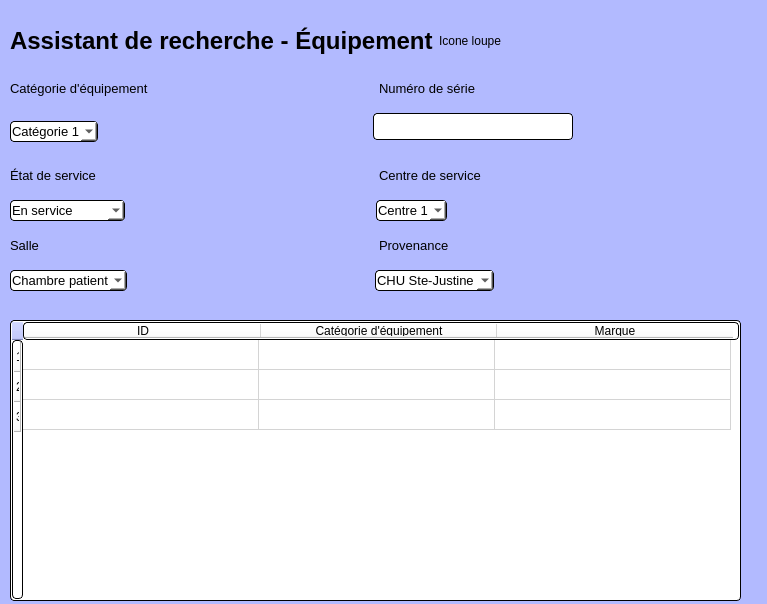
<?xml version="1.0" encoding="UTF-8"?>
<ui version="4.0">
 <class>fenetre_recherche</class>
 <widget class="QDialog" name="fenetre_recherche">
  <property name="geometry">
   <rect>
    <x>0</x>
    <y>0</y>
    <width>767</width>
    <height>604</height>
   </rect>
  </property>
  <property name="windowTitle">
   <string>Dialog</string>
  </property>
  <property name="styleSheet">
   <string notr="true">background: rgb(178, 186, 255);
</string>
  </property>
  <widget class="QWidget" name="horizontalLayoutWidget">
   <property name="geometry">
    <rect>
     <x>10</x>
     <y>10</y>
     <width>581</width>
     <height>61</height>
    </rect>
   </property>
   <layout class="QHBoxLayout" name="horizontalLayout">
    <item>
     <widget class="QLabel" name="title">
      <property name="font">
       <font>
        <family>MS Shell Dlg 2</family>
        <pointsize>18</pointsize>
        <weight>75</weight>
        <bold>true</bold>
       </font>
      </property>
      <property name="styleSheet">
       <string notr="true"/>
      </property>
      <property name="text">
       <string>Assistant de recherche - Équipement</string>
      </property>
     </widget>
    </item>
    <item>
     <widget class="QLabel" name="label">
      <property name="text">
       <string>Icone loupe</string>
      </property>
     </widget>
    </item>
   </layout>
  </widget>
  <widget class="QWidget" name="verticalLayoutWidget">
   <property name="geometry">
    <rect>
     <x>10</x>
     <y>70</y>
     <width>731</width>
     <height>221</height>
    </rect>
   </property>
   <layout class="QVBoxLayout" name="verticalLayout">
    <item>
     <layout class="QHBoxLayout" name="horizontalLayout_7">
      <item alignment="Qt::AlignLeft">
       <widget class="QLabel" name="categorie">
        <property name="font">
         <font>
          <family>MS Shell Dlg 2</family>
          <pointsize>10</pointsize>
          <weight>50</weight>
          <bold>false</bold>
         </font>
        </property>
        <property name="text">
         <string>Catégorie d'équipement</string>
        </property>
       </widget>
      </item>
      <item>
       <widget class="QLabel" name="NoSerie">
        <property name="font">
         <font>
          <family>MS Shell Dlg 2</family>
          <pointsize>10</pointsize>
          <weight>50</weight>
          <bold>false</bold>
         </font>
        </property>
        <property name="text">
         <string>Numéro de série</string>
        </property>
       </widget>
      </item>
     </layout>
    </item>
    <item>
     <layout class="QHBoxLayout" name="horizontalLayout_6">
      <property name="spacing">
       <number>0</number>
      </property>
      <property name="sizeConstraint">
       <enum>QLayout::SetMaximumSize</enum>
      </property>
      <item>
       <widget class="QComboBox" name="boite_categorie">
        <property name="maximumSize">
         <size>
          <width>300</width>
          <height>16777215</height>
         </size>
        </property>
        <property name="font">
         <font>
          <family>Arial</family>
          <pointsize>10</pointsize>
         </font>
        </property>
        <property name="styleSheet">
         <string notr="true">padding: 1px;
border-style: solid;
border: 1px solid black;
border-radius: 4px;
background:rgb(255, 255, 255)</string>
        </property>
        <item>
         <property name="text">
          <string>Catégorie 1</string>
         </property>
        </item>
        <item>
         <property name="text">
          <string>Catégorie 2</string>
         </property>
        </item>
        <item>
         <property name="text">
          <string>Catégorie 3</string>
         </property>
        </item>
       </widget>
      </item>
      <item>
       <spacer name="horizontalSpacer">
        <property name="orientation">
         <enum>Qt::Horizontal</enum>
        </property>
        <property name="sizeType">
         <enum>QSizePolicy::Expanding</enum>
        </property>
        <property name="sizeHint" stdset="0">
         <size>
          <width>275</width>
          <height>20</height>
         </size>
        </property>
       </spacer>
      </item>
      <item alignment="Qt::AlignTop">
       <widget class="QTextEdit" name="text_NoSerie">
        <property name="maximumSize">
         <size>
          <width>200</width>
          <height>27</height>
         </size>
        </property>
        <property name="styleSheet">
         <string notr="true">padding: 1px;
border-style: solid;
border: 1px solid black;
border-radius: 4px;
background:rgb(255, 255, 255)
</string>
        </property>
       </widget>
      </item>
      <item>
       <spacer name="horizontalSpacer_2">
        <property name="orientation">
         <enum>Qt::Horizontal</enum>
        </property>
        <property name="sizeHint" stdset="0">
         <size>
          <width>40</width>
          <height>20</height>
         </size>
        </property>
       </spacer>
      </item>
     </layout>
    </item>
    <item>
     <layout class="QHBoxLayout" name="horizontalLayout_5">
      <item>
       <widget class="QLabel" name="etat">
        <property name="font">
         <font>
          <family>MS Shell Dlg 2</family>
          <pointsize>10</pointsize>
          <weight>50</weight>
          <bold>false</bold>
         </font>
        </property>
        <property name="text">
         <string>État de service</string>
        </property>
       </widget>
      </item>
      <item>
       <widget class="QLabel" name="centre">
        <property name="font">
         <font>
          <family>MS Shell Dlg 2</family>
          <pointsize>10</pointsize>
          <weight>50</weight>
          <bold>false</bold>
         </font>
        </property>
        <property name="text">
         <string>Centre de service</string>
        </property>
       </widget>
      </item>
     </layout>
    </item>
    <item>
     <layout class="QHBoxLayout" name="horizontalLayout_4">
      <item>
       <widget class="QComboBox" name="liste_etat">
        <property name="maximumSize">
         <size>
          <width>200</width>
          <height>16777215</height>
         </size>
        </property>
        <property name="font">
         <font>
          <family>Arial</family>
          <pointsize>10</pointsize>
         </font>
        </property>
        <property name="styleSheet">
         <string notr="true">padding: 1px;
border-style: solid;
border: 1px solid black;
border-radius: 4px;
background:rgb(255, 255, 255)</string>
        </property>
        <item>
         <property name="text">
          <string>En service</string>
         </property>
        </item>
        <item>
         <property name="text">
          <string>En maintenance</string>
         </property>
        </item>
        <item>
         <property name="text">
          <string>Au rebus</string>
         </property>
        </item>
       </widget>
      </item>
      <item>
       <spacer name="horizontalSpacer_3">
        <property name="orientation">
         <enum>Qt::Horizontal</enum>
        </property>
        <property name="sizeType">
         <enum>QSizePolicy::Fixed</enum>
        </property>
        <property name="sizeHint" stdset="0">
         <size>
          <width>245</width>
          <height>20</height>
         </size>
        </property>
       </spacer>
      </item>
      <item>
       <widget class="QComboBox" name="liste_centre">
        <property name="maximumSize">
         <size>
          <width>200</width>
          <height>16777215</height>
         </size>
        </property>
        <property name="font">
         <font>
          <family>Arial</family>
          <pointsize>10</pointsize>
         </font>
        </property>
        <property name="styleSheet">
         <string notr="true">padding: 1px;
border-style: solid;
border: 1px solid black;
border-radius: 4px;
background:rgb(255, 255, 255)</string>
        </property>
        <item>
         <property name="text">
          <string>Centre 1</string>
         </property>
        </item>
        <item>
         <property name="text">
          <string>Centre 2</string>
         </property>
        </item>
        <item>
         <property name="text">
          <string>Centre 3</string>
         </property>
        </item>
       </widget>
      </item>
      <item>
       <spacer name="horizontalSpacer_4">
        <property name="orientation">
         <enum>Qt::Horizontal</enum>
        </property>
        <property name="sizeHint" stdset="0">
         <size>
          <width>40</width>
          <height>20</height>
         </size>
        </property>
       </spacer>
      </item>
     </layout>
    </item>
    <item>
     <layout class="QHBoxLayout" name="horizontalLayout_2">
      <item>
       <widget class="QLabel" name="salle">
        <property name="font">
         <font>
          <family>MS Shell Dlg 2</family>
          <pointsize>10</pointsize>
          <weight>50</weight>
          <bold>false</bold>
         </font>
        </property>
        <property name="text">
         <string>Salle</string>
        </property>
       </widget>
      </item>
      <item>
       <widget class="QLabel" name="provenance">
        <property name="font">
         <font>
          <family>MS Shell Dlg 2</family>
          <pointsize>10</pointsize>
          <weight>50</weight>
          <bold>false</bold>
         </font>
        </property>
        <property name="text">
         <string>Provenance</string>
        </property>
       </widget>
      </item>
     </layout>
    </item>
    <item>
     <layout class="QHBoxLayout" name="horizontalLayout_3">
      <item>
       <widget class="QComboBox" name="liste_salle">
        <property name="maximumSize">
         <size>
          <width>200</width>
          <height>16777215</height>
         </size>
        </property>
        <property name="font">
         <font>
          <family>Arial</family>
          <pointsize>10</pointsize>
         </font>
        </property>
        <property name="styleSheet">
         <string notr="true">padding: 1px;
border-style: solid;
border: 1px solid black;
border-radius: 4px;
background:rgb(255, 255, 255)
</string>
        </property>
        <item>
         <property name="text">
          <string>Chambre patient</string>
         </property>
        </item>
        <item>
         <property name="text">
          <string>Salle de réunion</string>
         </property>
        </item>
        <item>
         <property name="text">
          <string>Salle d'opération</string>
         </property>
        </item>
       </widget>
      </item>
      <item>
       <spacer name="horizontalSpacer_5">
        <property name="orientation">
         <enum>Qt::Horizontal</enum>
        </property>
        <property name="sizeType">
         <enum>QSizePolicy::Fixed</enum>
        </property>
        <property name="sizeHint" stdset="0">
         <size>
          <width>242</width>
          <height>20</height>
         </size>
        </property>
       </spacer>
      </item>
      <item>
       <widget class="QComboBox" name="liste_provenance">
        <property name="maximumSize">
         <size>
          <width>200</width>
          <height>16777215</height>
         </size>
        </property>
        <property name="font">
         <font>
          <family>Arial</family>
          <pointsize>10</pointsize>
         </font>
        </property>
        <property name="styleSheet">
         <string notr="true">padding: 1px;
border-style: solid;
border: 1px solid black;
border-radius: 4px;
background:rgb(255, 255, 255)</string>
        </property>
        <item>
         <property name="text">
          <string>CHU Ste-Justine</string>
         </property>
        </item>
        <item>
         <property name="text">
          <string>Provenance 2</string>
         </property>
        </item>
        <item>
         <property name="text">
          <string>Provenance 3</string>
         </property>
        </item>
       </widget>
      </item>
      <item>
       <spacer name="horizontalSpacer_6">
        <property name="orientation">
         <enum>Qt::Horizontal</enum>
        </property>
        <property name="sizeHint" stdset="0">
         <size>
          <width>40</width>
          <height>20</height>
         </size>
        </property>
       </spacer>
      </item>
     </layout>
    </item>
   </layout>
  </widget>
  <widget class="QTableWidget" name="tableau">
   <property name="geometry">
    <rect>
     <x>10</x>
     <y>320</y>
     <width>731</width>
     <height>281</height>
    </rect>
   </property>
   <property name="sizePolicy">
    <sizepolicy hsizetype="Maximum" vsizetype="Maximum">
     <horstretch>0</horstretch>
     <verstretch>0</verstretch>
    </sizepolicy>
   </property>
   <property name="font">
    <font>
     <family>MS Shell Dlg 2</family>
     <pointsize>10</pointsize>
     <weight>50</weight>
     <bold>false</bold>
    </font>
   </property>
   <property name="styleSheet">
    <string notr="true">font: 10pt &quot;MS Shell Dlg 2&quot;;
padding: 1px;
border-style: solid;
border: 1px solid black;
border-radius: 4px;
background:rgb(255, 255, 255)</string>
   </property>
   <property name="frameShape">
    <enum>QFrame::Box</enum>
   </property>
   <property name="lineWidth">
    <number>1</number>
   </property>
   <property name="midLineWidth">
    <number>0</number>
   </property>
   <property name="sizeAdjustPolicy">
    <enum>QAbstractScrollArea::AdjustIgnored</enum>
   </property>
   <attribute name="horizontalHeaderCascadingSectionResizes">
    <bool>false</bool>
   </attribute>
   <attribute name="horizontalHeaderDefaultSectionSize">
    <number>236</number>
   </attribute>
   <attribute name="horizontalHeaderStretchLastSection">
    <bool>false</bool>
   </attribute>
   <attribute name="verticalHeaderStretchLastSection">
    <bool>false</bool>
   </attribute>
   <row>
    <property name="text">
     <string>1</string>
    </property>
   </row>
   <row>
    <property name="text">
     <string>2</string>
    </property>
   </row>
   <row>
    <property name="text">
     <string>3</string>
    </property>
   </row>
   <column>
    <property name="text">
     <string>ID</string>
    </property>
   </column>
   <column>
    <property name="text">
     <string>Catégorie d'équipement</string>
    </property>
   </column>
   <column>
    <property name="text">
     <string>Marque</string>
    </property>
   </column>
   <item row="0" column="0">
    <property name="text">
     <string/>
    </property>
    <property name="textAlignment">
     <set>AlignJustify|AlignVCenter</set>
    </property>
   </item>
   <item row="0" column="2">
    <property name="text">
     <string/>
    </property>
   </item>
  </widget>
 </widget>
 <resources/>
 <connections/>
</ui>
